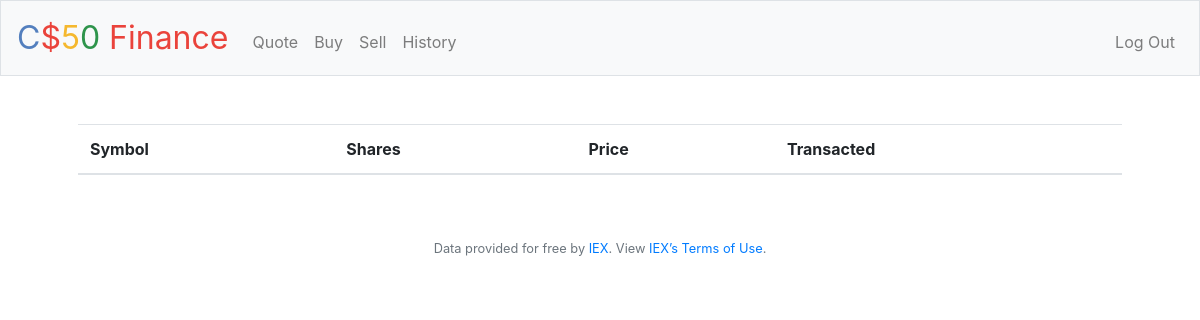
Page /history (signed in) on the earlier database version.
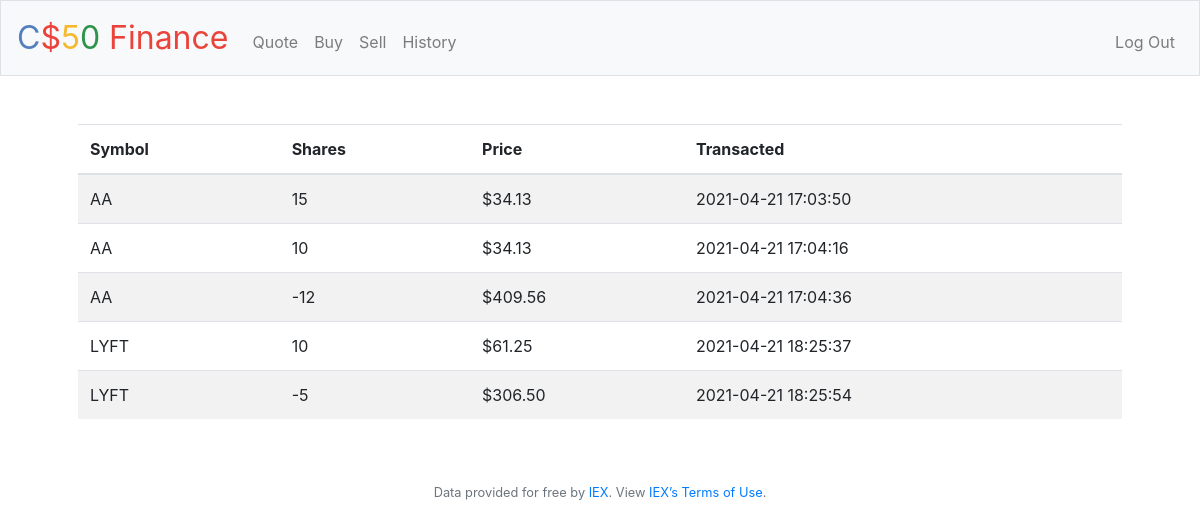
Same page on the later database version.
### tables this page shows
CREATE TABLE transactions(
	id INTEGER PRIMARY KEY AUTOINCREMENT NOT null,
	user_id INTEGER NOT NULL,
	symbol TEXT NOT NULL,
	shares INTEGER NOT NULL,
	price NUMERIC NOT NULL,
	trans_date datetime DEFAULT CURRENT_TIMESTAMP NOT null,
	FOREIGN KEY(user_id) REFERENCES users(id)
);

### application.py (the view)
@app.route("/history")
@login_required
def history():
    user = session["user_id"]
    holdings = []
    rows = db.execute("""
    SELECT symbol, shares, price, trans_date
    FROM transactions
    WHERE user_id = ? """, user)
    for row in rows:
        holdings.append({
            "symbol": row["symbol"],
            "shares": row["shares"],
            "price": row["price"],
            "trans_date": row["trans_date"]
        })
    return render_template("history.html", holdings=holdings)
    print("History: ", holdings)
    return apology("TODO")

### application.py (called while the page is built)
@app.after_request
def after_request(response):
    response.headers["Cache-Control"] = "no-cache, no-store, must-revalidate"
    response.headers["Expires"] = 0
    response.headers["Pragma"] = "no-cache"
    return response

### helpers.py (called while the page is built)
def login_required(f):
    @wraps(f)
    def decorated_function(*args, **kwargs):
        if session.get("user_id") is None:
            return redirect("/login")
        return f(*args, **kwargs)
    return decorated_function

def usd(value):
    return f"${value:,.2f}"

### templates/history.html (shortened to what this page needs)
{% extends "layout.html" %}
{% block main %}
<table class="table table-striped">
    <thead>
        <tr>
            <th>Symbol</th>
            <th>Shares</th>
            <th>Price</th>
            <th>Transacted</th>
        </tr>
    </thead>
    <tbody>
        {% for holding in holdings %}
        <tr>
            <td>{{ holding.symbol.upper()}}</td>
            <td>{{ holding.shares }}</td>
            <td>{{ holding.price | usd }}</td>
            <td> {{ holding.trans_date }}</td>
        </tr>
        {% endfor %}
    </tbody>
</table>
{% endblock %}

### templates/layout.html (shortened to what this page needs)
<!DOCTYPE html>
<html lang="en">
    <head>
        <link rel="stylesheet" href="https://stackpath.bootstrapcdn.com/bootstrap/4.5.2/css/bootstrap.min.css"
        <link href="/static/styles.css" rel="stylesheet">
    </head>
    <body>
        <nav class="navbar navbar-expand-md navbar-light bg-light border">
            <a class="navbar-brand" href="/"><span class="blue">C</span><span class="red">$</span><span class="yellow">5</span><span class="green">0</span> <span class="red">Finance</span></a>
            <div class="collapse navbar-collapse" id="navbar">
                {% if session.user_id %}
                    <ul class="navbar-nav mr-auto mt-2">
                        <li class="nav-item"><a class="nav-link" href="/quote">Quote</a></li>
                        <li class="nav-item"><a class="nav-link" href="/buy">Buy</a></li>
                        <li class="nav-item"><a class="nav-link" href="/sell">Sell</a></li>
                        <li class="nav-item"><a class="nav-link" href="/history">History</a></li>
                    </ul>
                    <ul class="navbar-nav ml-auto mt-2">
                        <li class="nav-item"><a class="nav-link" href="/logout">Log Out</a></li>
                    </ul>
                {% else %}
                    <ul class="navbar-nav ml-auto mt-2">
                        <li class="nav-item"><a class="nav-link" href="/register">Register</a></li>
                        <li class="nav-item"><a class="nav-link" href="/login">Log In</a></li>
                    </ul>
                {% endif %}
            </div>
        </nav>
        <main class="container p-5">
            {% block main %}{% endblock %}
        </main>
        <footer class="small text-center text-muted">
            Data provided for free by <a href="https://iextrading.com/developer">IEX</a>. View <a href="https://iextrading.com/api-exhibit-a/">IEX’s Terms of Use</a>.
        </footer>
    </body>
</html>

### static/styles.css (style rules this page uses)
nav .navbar-brand { font-size: xx-large; }
nav .navbar-brand .blue { color: #537fbe; }
nav .navbar-brand .red { color: #ea433b; }
nav .navbar-brand .yellow { color: #f5b82e; }
nav .navbar-brand .green { color: #2e944b; }
main { overflow-x: auto; text-align: center; }
table td,th { text-align: left; }

Differences in the rows shown:
added transactions: symbol "AA", shares "15", price "$34.13", trans_date "2021-04-21 17:03:50"
added transactions: symbol "AA", shares "10", price "$34.13", trans_date "2021-04-21 17:04:16"
added transactions: symbol "AA", shares "-12", price "$409.56", trans_date "2021-04-21 17:04:36"
added transactions: symbol "LYFT", shares "10", price "$61.25", trans_date "2021-04-21 18:25:37"
added transactions: symbol "LYFT", shares "-5", price "$306.50", trans_date "2021-04-21 18:25:54"
